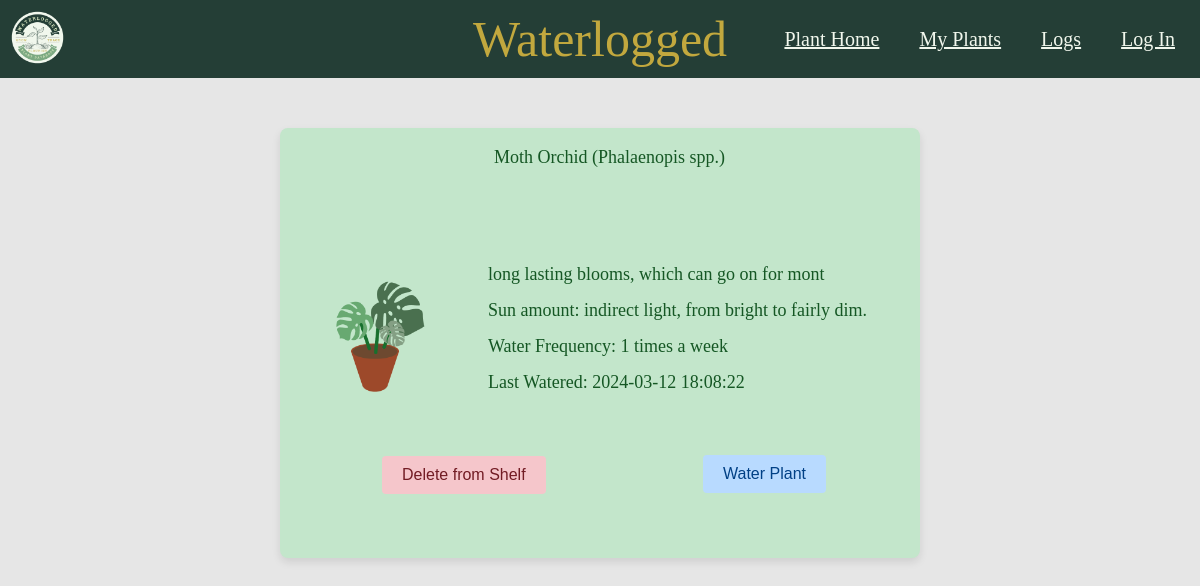
The app's page /html/details.php?user_plant_id=1 (signed in), older data.
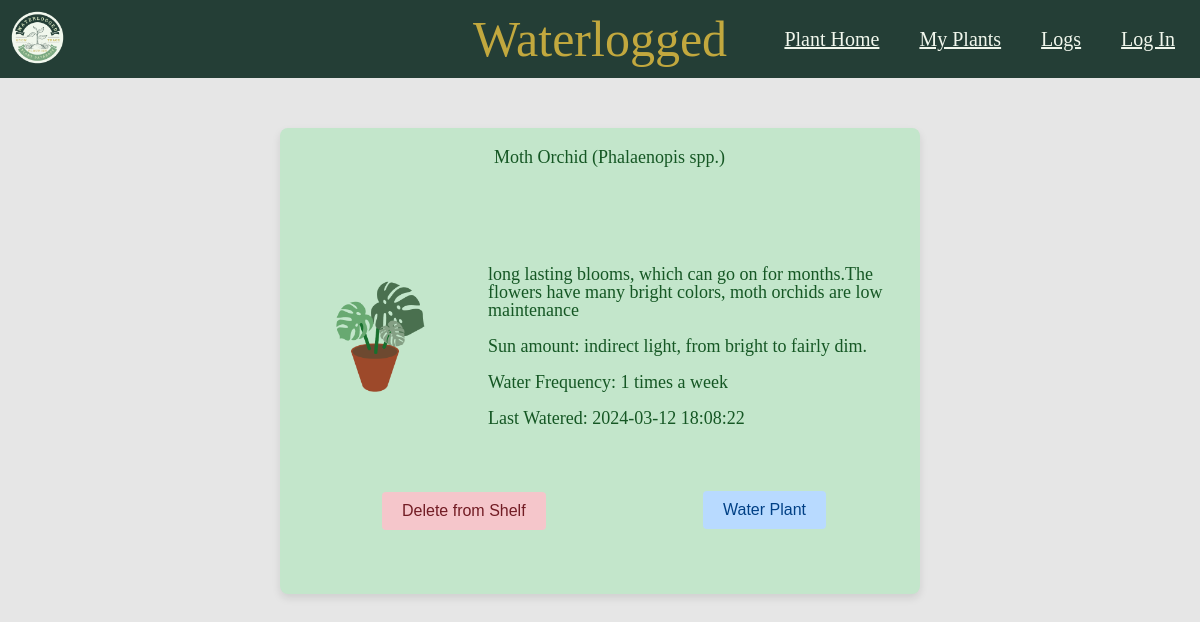
The same page, newer data.
### tables this page shows
CREATE TABLE `user_plants` (
  `id` int NOT NULL,
  `last_watered` datetime DEFAULT NULL,
  `user_id` int DEFAULT NULL,
  `plant_id` int DEFAULT NULL,
  PRIMARY KEY (`id`),
  KEY `user_id_idx` (`user_id`),
  KEY `plant_id_idx` (`plant_id`),
  CONSTRAINT `plant_id` FOREIGN KEY (`plant_id`) REFERENCES `plants` (`id`),
  CONSTRAINT `user_id` FOREIGN KEY (`user_id`) REFERENCES `users` (`id`)
);

CREATE TABLE `plants` (
  `id` int NOT NULL,
  `name` varchar(225) DEFAULT NULL,
  `traits` mediumtext DEFAULT NULL,
  `sun` varchar(255) DEFAULT NULL,
  `water_freq_weekly` varchar(255) DEFAULT NULL,
  `location_id` int,  
  PRIMARY KEY (`id`),
  CONSTRAINT `location_id_fk` FOREIGN KEY (`location_id`) REFERENCES `locations` (`id`));

CREATE TABLE images (
    plant_id INT NULL,
    location_id INT NULL,
    path VARCHAR(255) NOT NULL,
    CONSTRAINT fk_plant FOREIGN KEY (plant_id) REFERENCES plants(id),
    CONSTRAINT fk_location FOREIGN KEY (location_id) REFERENCES locations(id),
    CONSTRAINT chk_images CHECK ((plant_id IS NOT NULL AND location_id IS NULL) OR (plant_id IS NULL AND location_id IS NOT NULL))
);

### html/details.php (the view, shortened to what this page needs)
<!DOCTYPE html>
<html lang="en">
<head>
    <link rel="stylesheet" href="../css/mainStyle.css" />
</head>
<body>
    <nav class="nav-links">
        <div class="logo">
        <a href="../index.php">
            <img src="../images/Waterlogged_Logo.png" alt="Waterlogged Logo" id="logo"/>
		</a>
        </div>
        <div class="please"style="position: absolute; left: 50%; transform: translateX(-50%);">Waterlogged</div>
        <ul>
            <li><a href="../index.php">Plant Home</a></li>
            <li><a href="./myPlants.php">My Plants</a></li>
            <li><a href="./logs.php">Logs</a></li>
            <li><a href="./users.php">Log In</a></li>
        </ul>
    </nav>
    <div class="container">
    <?php
		$user_plant_id = isset($_GET['user_plant_id']) ? (int)$_GET['user_plant_id'] : 0;
		$servername = "localhost";
		$username = "user";
		$password = "pass!";
		$dbname = "waterlogged";
		$conn = new mysqli($servername, $username, $password, $dbname);
$sql = "SELECT
    p.name AS PlantName,
    p.sun,
    p.traits,
    p.water_freq_weekly,
    up.last_watered,
    i.path
        FROM
            user_plants as up
        INNER JOIN plants as p ON up.plant_id = p.id
        INNER JOIN images as i on p.id = i.plant_id
        WHERE up.id = ?;";
		if ($stmt = $conn->prepare($sql)) {
		    $stmt->bind_param("i", $user_plant_id);
		    $stmt->execute();
		    $result = $stmt->get_result();
		    if ($result->num_rows > 0) {
		        while($row = $result->fetch_assoc()) {
		            echo '<div class="plant-image">';
		            echo '<img class="plant-image" src="../' . htmlspecialchars($row['path']) . '" alt="Plant Image">';
					echo '</div>';
					echo '<div class="plant-name">';
					echo '<h2>' . htmlspecialchars($row['PlantName']) . '</h2>';
					echo '</div>';
					echo '<div class="plant-details">';
	                echo '<p>' . htmlspecialchars($row['traits']) . '</p>';
	                echo '<br>';
	                echo '<p>Sun amount: ' . htmlspecialchars($row['sun']) . '</p>';
	                echo '<br>';
	                echo '<p>Water Frequency: ' . htmlspecialchars($row['water_freq_weekly']) . ' times a week</p>';
	                echo '<br>';
	                echo '<p>Last Watered: ' . htmlspecialchars($row['last_watered']) . '</p>';
					echo '</div>';
		            	       }
		    } else {
		        echo "No plant found with the given ID.";
		    }
		} else {
		    echo "Error preparing statement: " . $conn->error;
		}
		?>
		<div class="plant-detail-buttons">
		<form method="POST" action="">
		    <button type="submit" class="button delete-button">Delete from Shelf</button>
		</form>
		<form method="POST" action="">
		    <button type="submit" class="button water-button">Water Plant</button>
		</form>
		</div>
    </div>
</body>
</html>

Row changes from the older to the newer data that the page shows:
changed through a linked row, user_plants "Moth Orchid (Phalaenopis spp.)": plant.traits "long lasting blooms, which can go on for mont" → "long lasting blooms, which can go on for months.The flowers have many bright colors, moth orchids are low maintenance"
